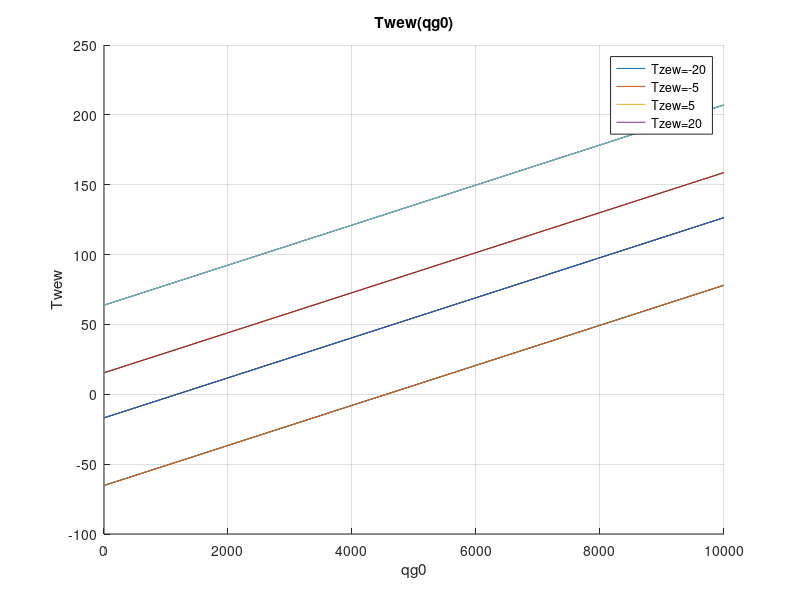

This chart was generated by the following MATLAB code:
%Dane
TzewN=-20;
TwewN=20;
TpN=10;
qgN=10000;
a=0.3;
%tymczasowe

qg0=0:0.1*qgN:qgN;
Tzew0=[-20; -5; 5; 20];
l=length(Tzew0);

%wzory
kcw=qgN/(TwewN-TzewN+a*(TwewN-TpN));
kcwp=a*qgN/(TwewN-TzewN+a*(TwewN-TpN));
kcp=(a*qgN/(TwewN-TzewN+a*(TwewN-TpN))*(TwewN-TpN))/(TpN-TzewN);

Twew=((qg0-kcw*Tzew0)/kcwp)+(kcp*Tzew0)/(kcwp+kcp)/((kcw-kcwp)/(kcwp))-(kcwp/(kcwp+kcp));
Tp=(kcwp*Twew+kcp*Tzew0)/(kcwp+kcp);

%generacja wykresów

figure(1);
hold on;
grid on;

for i=1:l
    plot(qg0,Twew)
end

xlabel('qg0');
ylabel('Twew');
title('Twew(qg0)');
legend('Tzew=-20','Tzew=-5','Tzew=5','Tzew=20');
